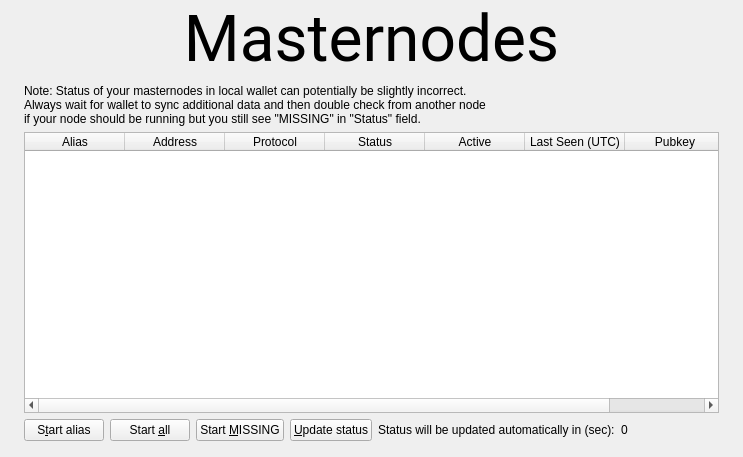
<?xml version="1.0" encoding="UTF-8"?>
<ui version="4.0">
 <class>MasternodeList</class>
 <widget class="QWidget" name="MasternodeList">
  <property name="geometry">
   <rect>
    <x>0</x>
    <y>0</y>
    <width>723</width>
    <height>457</height>
   </rect>
  </property>
  <property name="windowTitle">
   <string>Form</string>
  </property>
  <layout class="QVBoxLayout" name="topLayout" stretch="0">
   <property name="leftMargin">
    <number>9</number>
   </property>
   <property name="topMargin">
    <number>9</number>
   </property>
   <property name="rightMargin">
    <number>9</number>
   </property>
   <property name="bottomMargin">
    <number>9</number>
   </property>
   <item>
    <layout class="QVBoxLayout" name="verticalLayout_Master" stretch="0,1">
     <property name="spacing">
      <number>0</number>
     </property>
     <item>
      <widget class="QFrame" name="frame_Header">
       <layout class="QVBoxLayout" name="verticalLayout_4">
        <property name="leftMargin">
         <number>0</number>
        </property>
        <property name="topMargin">
         <number>0</number>
        </property>
        <property name="rightMargin">
         <number>0</number>
        </property>
        <property name="bottomMargin">
         <number>0</number>
        </property>
        <item>
         <layout class="QHBoxLayout" name="horizontalLayout_Header" stretch="1,0,1">
          <item>
           <widget class="QLabel" name="labelOverviewHeaderLeft">
            <property name="minimumSize">
             <size>
              <width>464</width>
              <height>60</height>
             </size>
            </property>
            <property name="maximumSize">
             <size>
              <width>16777215</width>
              <height>60</height>
             </size>
            </property>
            <property name="font">
             <font>
              <family>Roboto</family>
              <pointsize>48</pointsize>
              <weight>50</weight>
              <bold>false</bold>
             </font>
            </property>
            <property name="text">
             <string>Masternodes</string>
            </property>
            <property name="alignment">
             <set>Qt::AlignCenter</set>
            </property>
           </widget>
          </item>
         </layout>
        </item>
       </layout>
      </widget>
     </item>
     <item>
      <widget class="QFrame" name="frame_BG">
       <layout class="QVBoxLayout" name="verticalLayout_3">
        <property name="leftMargin">
         <number>6</number>
        </property>
        <property name="topMargin">
         <number>6</number>
        </property>
        <property name="rightMargin">
         <number>6</number>
        </property>
        <property name="bottomMargin">
         <number>6</number>
        </property>
        <item>
         <widget class="QFrame" name="frame_Content">
          <layout class="QVBoxLayout" name="verticalLayout">
           <property name="spacing">
            <number>0</number>
           </property>
           <property name="leftMargin">
            <number>0</number>
           </property>
           <property name="topMargin">
            <number>0</number>
           </property>
           <property name="rightMargin">
            <number>0</number>
           </property>
           <property name="bottomMargin">
            <number>0</number>
           </property>
           <item>
            <layout class="QGridLayout" name="gridLayout_2">
             <property name="spacing">
              <number>2</number>
             </property>
             <item row="0" column="0">
              <widget class="QFrame" name="frameList">
               <layout class="QVBoxLayout" name="verticalLayout_2">
                <property name="bottomMargin">
                 <number>1</number>
                </property>
                <item>
                 <layout class="QHBoxLayout" name="horizontalLayout_note">
                  <property name="bottomMargin">
                   <number>0</number>
                  </property>
                  <item>
                   <widget class="QLabel" name="updateNote">
                    <property name="text">
                     <string>Note: Status of your masternodes in local wallet can potentially be slightly incorrect.&lt;br /&gt;Always wait for wallet to sync additional data and then double check from another node&lt;br /&gt;if your node should be running but you still see &quot;MISSING&quot; in &quot;Status&quot; field.</string>
                    </property>
                   </widget>
                  </item>
                 </layout>
                </item>
                <item>
                 <widget class="QTableWidget" name="tableWidgetMyMasternodes">
                  <property name="minimumSize">
                   <size>
                    <width>695</width>
                    <height>0</height>
                   </size>
                  </property>
                  <property name="palette">
                   <palette>
                    <active>
                     <colorrole role="Text">
                      <brush brushstyle="SolidPattern">
                       <color alpha="255">
                        <red>51</red>
                        <green>51</green>
                        <blue>51</blue>
                       </color>
                      </brush>
                     </colorrole>
                    </active>
                    <inactive>
                     <colorrole role="Text">
                      <brush brushstyle="SolidPattern">
                       <color alpha="255">
                        <red>51</red>
                        <green>51</green>
                        <blue>51</blue>
                       </color>
                      </brush>
                     </colorrole>
                    </inactive>
                    <disabled>
                     <colorrole role="Text">
                      <brush brushstyle="SolidPattern">
                       <color alpha="255">
                        <red>85</red>
                        <green>85</green>
                        <blue>85</blue>
                       </color>
                      </brush>
                     </colorrole>
                    </disabled>
                   </palette>
                  </property>
                  <property name="editTriggers">
                   <set>QAbstractItemView::NoEditTriggers</set>
                  </property>
                  <property name="alternatingRowColors">
                   <bool>true</bool>
                  </property>
                  <property name="selectionMode">
                   <enum>QAbstractItemView::SingleSelection</enum>
                  </property>
                  <property name="selectionBehavior">
                   <enum>QAbstractItemView::SelectRows</enum>
                  </property>
                  <property name="sortingEnabled">
                   <bool>true</bool>
                  </property>
                  <attribute name="horizontalHeaderStretchLastSection">
                   <bool>true</bool>
                  </attribute>
                  <column>
                   <property name="text">
                    <string>Alias</string>
                   </property>
                  </column>
                  <column>
                   <property name="text">
                    <string>Address</string>
                   </property>
                  </column>
                  <column>
                   <property name="text">
                    <string>Protocol</string>
                   </property>
                  </column>
                  <column>
                   <property name="text">
                    <string>Status</string>
                   </property>
                  </column>
                  <column>
                   <property name="text">
                    <string>Active</string>
                   </property>
                  </column>
                  <column>
                   <property name="text">
                    <string>Last Seen (UTC)</string>
                   </property>
                  </column>
                  <column>
                   <property name="text">
                    <string>Pubkey</string>
                   </property>
                  </column>
                 </widget>
                </item>
                <item>
                 <layout class="QHBoxLayout" name="horizontalLayout_5">
                  <property name="bottomMargin">
                   <number>0</number>
                  </property>
                  <item>
                   <widget class="QPushButton" name="startButton">
                    <property name="text">
                     <string>S&amp;tart alias</string>
                    </property>
                   </widget>
                  </item>
                  <item>
                   <widget class="QPushButton" name="startAllButton">
                    <property name="text">
                     <string>Start &amp;all</string>
                    </property>
                   </widget>
                  </item>
                  <item>
                   <widget class="QPushButton" name="startMissingButton">
                    <property name="text">
                     <string>Start &amp;MISSING</string>
                    </property>
                   </widget>
                  </item>
                  <item>
                   <widget class="QPushButton" name="UpdateButton">
                    <property name="text">
                     <string>&amp;Update status</string>
                    </property>
                   </widget>
                  </item>
                  <item>
                   <widget class="QLabel" name="autoupdate_label">
                    <property name="text">
                     <string>Status will be updated automatically in (sec):</string>
                    </property>
                   </widget>
                  </item>
                  <item>
                   <widget class="QLabel" name="secondsLabel">
                    <property name="text">
                     <string>0</string>
                    </property>
                   </widget>
                  </item>
                  <item>
                   <spacer name="horizontalSpacer_5">
                    <property name="orientation">
                     <enum>Qt::Horizontal</enum>
                    </property>
                    <property name="sizeHint" stdset="0">
                     <size>
                      <width>40</width>
                      <height>20</height>
                     </size>
                    </property>
                   </spacer>
                  </item>
                 </layout>
                </item>
               </layout>
              </widget>
             </item>
            </layout>
           </item>
          </layout>
         </widget>
        </item>
       </layout>
      </widget>
     </item>
    </layout>
   </item>
  </layout>
 </widget>
 <resources/>
 <connections/>
</ui>
